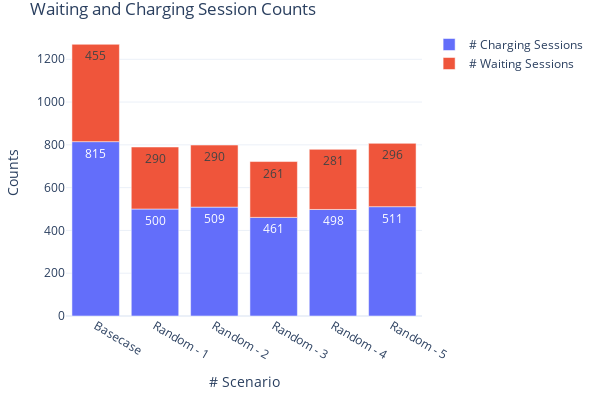

Notebook code cell kept with this figure:
### Markdown cell above
#### 5.3 Charging and Waiting Sessions

### Code cell
fig = go.Figure(
    data=[
        go.Bar(
            name="# Charging Sessions",
            x=count_stats['analysis_id'],
            y=count_stats['cs_count'],
            offsetgroup=1,
            text=count_stats['cs_count'],
            textposition='auto',
        ),
        go.Bar(
            name="# Waiting Sessions",
            x=count_stats['analysis_id'],
            y=count_stats['wait_count'],
            offsetgroup=1,
            base=count_stats['cs_count'],
            text=count_stats['wait_count'],
            textposition='auto',
        )
    ],
    layout=go.Layout(
        title="Waiting and Charging Session Counts",
        yaxis_title="Counts", 
        xaxis_title="# Scenario", width=600, height=400
        
    )
)
fig.update_xaxes(type='category', tickvals=[0, 1, 2, 3, 4, 5], ticktext=['Basecase', 'Random - 1', 'Random - 2', 'Random - 3', 'Random - 4', 'Random - 5'])
fig.update_layout(margin=dict(l=20, r=20, t=30, b=20), uniformtext_minsize=8, uniformtext_mode='hide', template='plotly_white')
fig.show()

### Figure 1 — Plotly figure (JSON) as saved in the notebook; plotly's stock layout.template omitted (floating-point values rounded to 4 significant figures)
{"data": [{"name": "# Charging Sessions", "offsetgroup": "1", "text": [815, 500, 509, 461, 498, 511], "textposition": "auto", "type": "bar", "x": [307, 396, 397, 398, 399, 400], "y": [815, 500, 509, 461, 498, 511]}, {"base": [815, 500, 509, 461, 498, 511], "name": "# Waiting Sessions", "offsetgroup": "1", "text": [455, 290, 290, 261, 281, 296], "textposition": "auto", "type": "bar", "x": [307, 396, 397, 398, 399, 400], "y": [455, 290, 290, 261, 281, 296]}], "layout": {"height": 400, "margin": {"b": 20, "l": 20, "r": 20, "t": 30}, "title": {"text": "Waiting and Charging Session Counts"}, "uniformtext": {"minsize": 8, "mode": "hide"}, "width": 600, "xaxis": {"autorange": true, "range": [-0.5, 5.5], "ticktext": ["Basecase", "Random - 1", "Random - 2", "Random - 3", "Random - 4", "Random - 5"], "tickvals": [0, 1, 2, 3, 4, 5], "title": {"text": "# Scenario"}, "type": "category"}, "yaxis": {"autorange": true, "range": [0, 1337.0], "title": {"text": "Counts"}, "type": "linear"}}}
